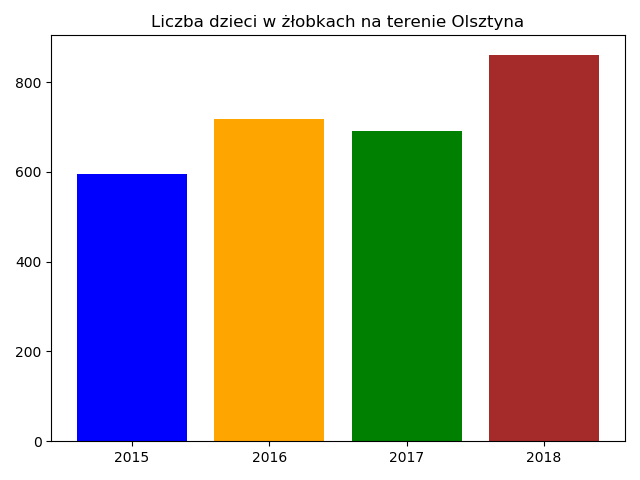

This figure's Python source:
import matplotlib.pyplot as plt
import numpy as np
import pandas as pd

dane = pd.read_csv("zlobki.csv", index_col=0)
zlobki = dane["Liczba dzieci"]
x = np.arange(4)

plt.bar(x, zlobki, color=["blue", "orange", "green", "brown"])
plt.title("Liczba dzieci w żłobkach na terenie Olsztyna")
plt.xticks(x, dane.index)
plt.savefig("wykres4.pdf")
plt.show()
